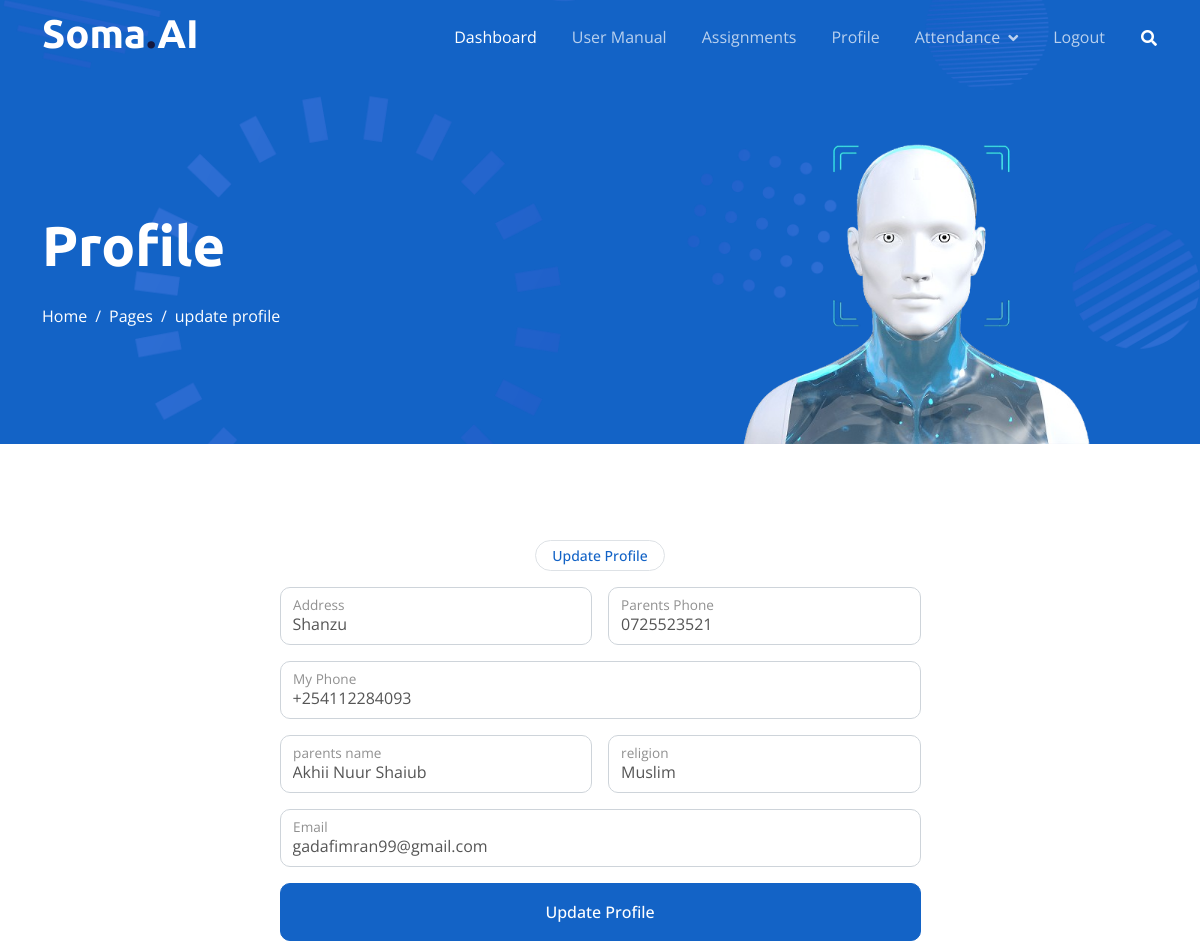
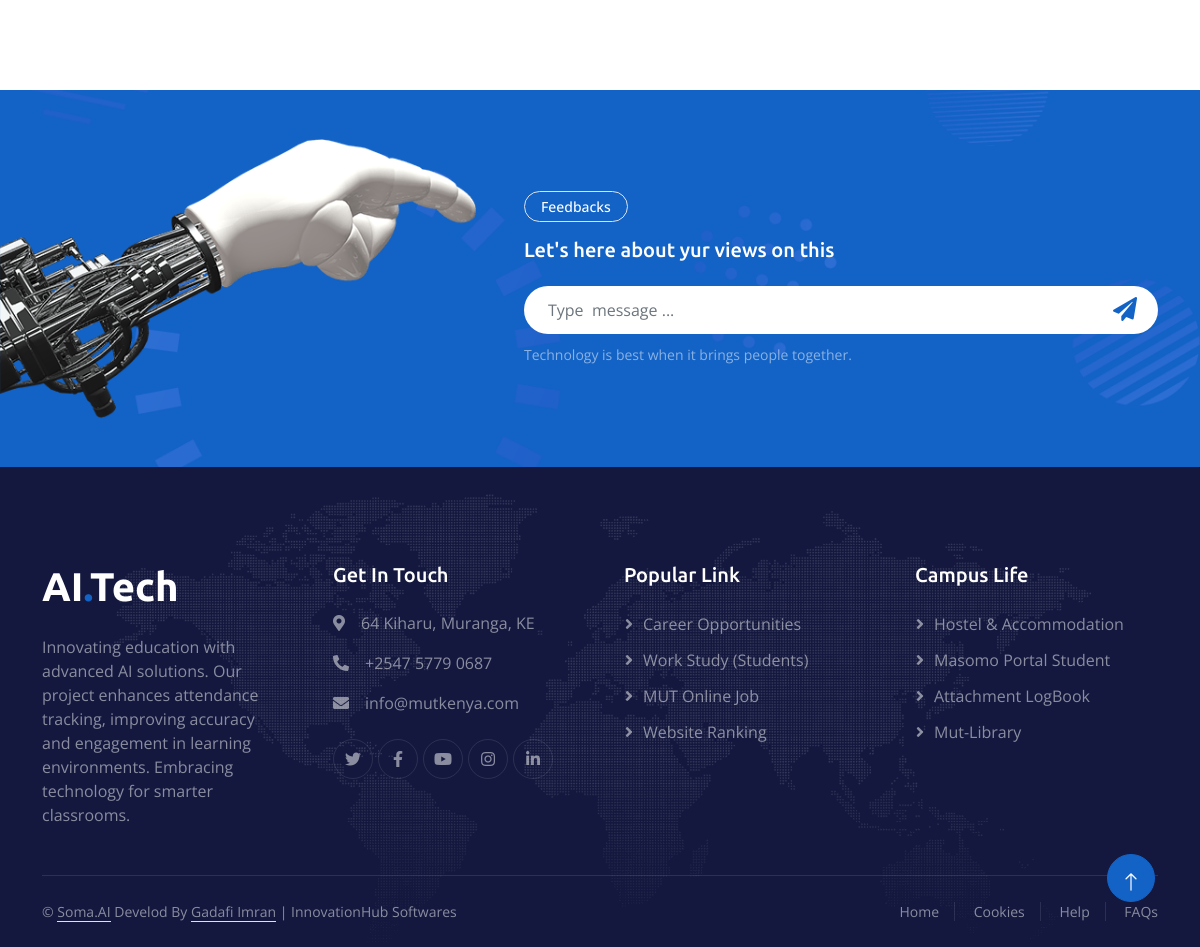
Screenshot of /profile/update/ (signed in) with the database file from the repository (2 pictures, top to bottom).
### attendance/models.py (models this page shows, shortened)
class StudentProfile(models.Model):
    user_name = models.CharField(max_length=300)
    first_name = models.CharField(max_length=70)
    last_name = models.CharField(max_length=70)
    reg_no = models.CharField(max_length=70)  # Registration number should be a CharField for alphanumeric codes
    phone = models.CharField(max_length=15)  # Using CharField to accommodate special characters like '+'
    email = models.EmailField()
    dob = models.DateField()  # Date of birth
    course = models.CharField(max_length=200)
    religion = models.CharField(max_length=70)
    games = models.CharField(max_length=70)
    hostel = models.CharField(max_length=70)
    room_no = models.CharField(max_length=70)
    year = models.CharField(max_length=70 ,null=True, blank=False)
    fee_balance = models.CharField(max_length=70,null=True, blank=False)
    parents_phone = models.CharField(max_length=15)  # CharField for phone
    parents_name = models.CharField(max_length=70)
    address = models.CharField(max_length=100)  # Increased length for more flexibility
    role = models.CharField(choices=ROLES, max_length=20, null=True, blank=False, default='student')
    image = models.ImageField(upload_to='profile_images/',null=True, blank=False)
    updated = models.DateTimeField(auto_now=True)

### attendance/views.py (the view)
# urls.py: path('profile/update/', views.update_profile, name='update_profile'),# profile for the logged in user
@login_required
def update_profile(request):
    student_profile = get_object_or_404(StudentProfile, user_name=request.user.username)
    if request.method == 'POST':
        form = StudentProfileUpdateForm(request.POST, instance=student_profile)
        if form.is_valid():
            form.save()
            return redirect('dashboard')  # Redirect to dashboard after successful update
    else:
        form = StudentProfileUpdateForm(instance=student_profile)
    context = {
        'form': form,
        'student_profile': student_profile
    }
    return render(request, 'update_profile.html', context)

### attendance/forms.py
class StudentProfileUpdateForm(forms.ModelForm):
    class Meta:
        model = StudentProfile
        fields = ['address', 'parents_phone', 'parents_name', 'religion','email','phone']
        widgets = {
            'address': forms.TextInput(attrs={'class': 'form-control'}),
            'parents_phone': forms.TextInput(attrs={'class': 'form-control'}),
            'parents_name': forms.TextInput(attrs={'class': 'form-control'}),
            'religion': forms.TextInput(attrs={'class': 'form-control'}),
        }

### templates/update_profile.html (shortened to what this page needs)
{% extends 'base.html' %}
{% load static %}
{% block content %}
    <div class="container-fluid pt-5 bg-primary hero-header">
        <div class="container pt-5">
            <div class="row g-5 pt-5">
                <div class="col-lg-6 align-self-center text-center text-lg-start mb-lg-5">
                    <h1 class="display-4 text-white mb-4 animated slideInRight">Profile  </h1>
                    <nav aria-label="breadcrumb">
                        <ol class="breadcrumb justify-content-center justify-content-lg-start mb-0">
                            <li class="breadcrumb-item"><a class="text-white" href="#">Home</a></li>
                            <li class="breadcrumb-item"><a class="text-white" href="#">Pages</a></li>
                            <li class="breadcrumb-item text-white active" aria-current="page">update profile </li>
                        </ol>
                    </nav>
                </div>
                <div class="col-lg-6 align-self-end text-center text-lg-end">
                    <img class="img-fluid" src="{% static 'img/hero-img.png'%}" alt="" style="max-height: 300px;">
                </div>
            </div>
        </div>
    </div>
    <div class="container-fluid py-5">
        <div class="container py-5">
            <div class="mx-auto text-center wow fadeIn" data-wow-delay="0.1s" style="max-width: 500px;">
                <div class="btn btn-sm border rounded-pill text-primary px-3 mb-3">Update Profile</div>
            </div>
            <div class="row justify-content-center">
                <div class="col-lg-7">
                    <div class="wow fadeIn" data-wow-delay="0.3s">
                        <form method="post">
                            <div class="row g-3">
                                <div class="col-md-6">
                                    <div class="form-floating">
                                        <input type="text" class="form-control" name="address" id="address" value="{{ form.address.value|default:student_profile.address }}" placeholder="Your address" required>
                                        <label for="address">Address</label>
                                    </div>
                                </div>
                                <div class="col-md-6">
                                    <div class="form-floating">
                                        <input type="text" class="form-control"  name="parents_phone" id="parents_phone" value="{{ form.parents_phone.value|default:student_profile.parents_phone }}" placeholder="Your parents phone" required>
                                        <label for="parents_phone"> Parents Phone</label>
                                    </div>
                                </div>
                                <div class="col-12">
                                    <div class="form-floating">
                                        <input type="text" class="form-control" name="phone" id="phone" value="{{ form.phone.value|default:student_profile.phone }}" placeholder="my phone" required>
                                        <label for="phone">My Phone</label>
                                    </div>
                                </div>
                                <div class="col-md-6">
                                    <div class="form-floating">
                                        <input type="text" class="form-control" name="parents_name" id="parents_name" value="{{ form.parents_name.value|default:student_profile.parents_name }}"  placeholder="Your parents name" required>
                                        <label for="parents_name">parents name</label>
                                    </div>
                                </div>
                                <div class="col-md-6">
                                    <div class="form-floating">
                                        <input type="text" class="form-control"  name="religion" id="religion" value="{{ form.religion.value|default:student_profile.religion }}" placeholder="religion" required>
                                        <label for="religion"> religion</label>
                                    </div>
                                </div>
                                <div class="col-12">
                                    <div class="form-floating">
                                        <input type="email" class="form-control" name="email" id="email" value="{{ form.email.value|default:student_profile.email }}" placeholder="email" required>
                                        <label for="email">Email</label>
                                    </div>
                                </div>
                                <div class="col-12">
                                    <button class="btn btn-primary w-100 py-3" type="submit">Update Profile</button>
                                </div>
                            </div>
                        </form>
                    </div>
                </div>
            </div>
        </div>
    </div>
{% endblock %}

### static/css/style.css (style rules this page uses)
:root { --primary: #1363C6; --secondary: #15ACE1; --light: #F4F7FE; --dark: #14183E; }
h1, h2, h3, .fw-bold { font-weight: 700 !important; }
.btn { font-weight: 500; transition: .5s; }
.hero-header { margin-top: -75px; background: url(../img/bg-hero.png) center center no-repeat; background-size: cover; }
.hero-header .breadcrumb-item+.breadcrumb-item::before { color: var(--light); }

### rows the page displays
StudentProfile: address "Shanzu", parents_phone "0725523521", phone "+254112284093", parents_name "Akhii Nuur Shaiub", religion "Muslim", email "gadafimran99@gmail.com"
